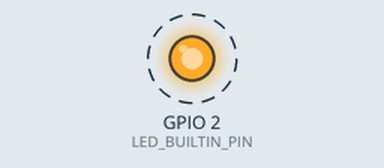
A program run on a simulated ESP32. On the bench: output pins drawn as LEDs (lit = HIGH). Dashed ring = blinking. What the program prints to the serial monitor is not drawn.

Above: at 0.2 s.
Timing chart, 0 to 3.0 s (numbered marks = the images above):
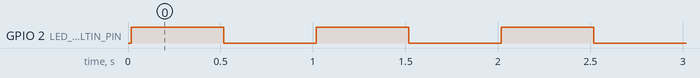

Measured:
- by itself, GPIO 2 (LED_BUILTIN_PIN): alternates HIGH for 0.50 s and LOW for 0.50 s

The program:

main.cpp
```cpp
#include <Arduino.h>

/**
 * @file main.cpp
 * @brief ESP32 板载内置蓝色 LED 闪烁程序 (ESP-WROOM-32 30-pin)
 *
 * 硬件连接说明：
 * 在 ESP32 DevKit v1 (30 引脚) 开发板上，板载内置贴片蓝色 LED
 * 内部硬件直接走线连接至 GPIO 2 (D2)。
 * 驱动电平为正逻辑：HIGH 点亮，LOW 熄灭。
 */

// 板载内置蓝色 LED 引脚与闪烁周期常量定义 (C++ Core Guidelines ES.31)
constexpr uint8_t LED_BUILTIN_PIN = 2;
constexpr uint32_t BLINK_INTERVAL_MS = 500;

void setup() {
    // 初始化串口监视器，波特率 115200
    Serial.begin(115200);
    Serial.println();
    Serial.println("==================================================");
    Serial.println("  ESP32 Onboard LED Blink Program Started");
    Serial.println("==================================================");
    Serial.printf("[INFO] Target Hardware : ESP32 DevKit v1 (30-pin)\n");
    Serial.printf("[INFO] Onboard LED Pin : GPIO %u\n", LED_BUILTIN_PIN);
    Serial.printf("[INFO] Blink Interval  : %u ms\n", BLINK_INTERVAL_MS);

    // 配置板载 LED 引脚为推挽输出模式
    pinMode(LED_BUILTIN_PIN, OUTPUT);

    // 初始状态置低电平（熄灭）
    digitalWrite(LED_BUILTIN_PIN, LOW);
}

void loop() {
    // 点亮板载蓝色 LED 500ms
    digitalWrite(LED_BUILTIN_PIN, HIGH);
    delay(BLINK_INTERVAL_MS);

    // 熄灭板载蓝色 LED 500ms
    digitalWrite(LED_BUILTIN_PIN, LOW);
    delay(BLINK_INTERVAL_MS);
}
```
